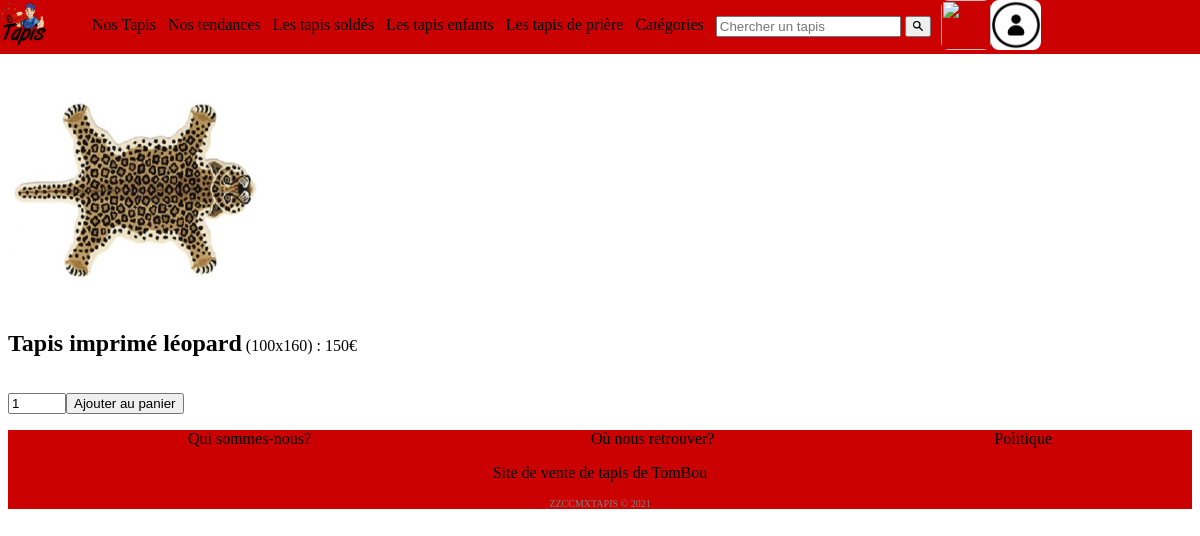
The app's page /index.php?action=read&id_tapis=3&controller=tapis with its own data.
### tables this page shows
CREATE TABLE `p_tapis` (
  `id_tapis` int(32) NOT NULL,
  `nom_tapis` varchar(64) NOT NULL,
  `largeur` float NOT NULL,
  `longueur` float NOT NULL,
  `prix` float NOT NULL,
  `coefficient_solde` float NOT NULL DEFAULT '1',
  `marque` varchar(32) NOT NULL,
  `stock` int(11) NOT NULL
);

### index.php (called while the page is built, shortened)
<?php
require_once 'controller/routeur.php';
?>

### model/Model.php (called while the page is built, shortened)
<?php
    class Model {
        private static $pdo = NULL;
        public static function init(){
            $login = Conf::getLogin();
            $password = Conf::getPassword();
            $hostname = Conf::getHostname();
            $database_name = Conf::getDatabase();
            try{
                self::$pdo = new PDO("mysql:host=$hostname;dbname=$database_name", $login, $password,
                         array(PDO::MYSQL_ATTR_INIT_COMMAND => "SET NAMES utf8"));
                self::$pdo->setAttribute(PDO::ATTR_ERRMODE, PDO::ERRMODE_EXCEPTION);
            }
            catch(PDOException $e) {
                  if (Conf::getDebug()) {
                    echo $e->getMessage();
                    }
                    else {
                        echo 'Une erreur est survenue <a href=""> retour a la page d\'accueil </a>';
                    }
                die();
            }
        }
        public static function getPDO(){
            return self::$pdo;
        }
        static public function select($primary_value) {
            try{
                $primary_key = static::$primary;
                $table_name = static::$object;
                $class_name = 'Model' . ucfirst($table_name);
                $table_name = 'p_' . static::$object;
                $sql = "SELECT * from $table_name WHERE $primary_key=:primary_value";
                $req_prep = Model::getPDO()->prepare($sql);
                $values = array(
                    "primary_value" => $primary_value,
                );
                $req_prep->execute($values);
                $req_prep->setFetchMode(PDO::FETCH_CLASS, "$class_name");
                $tab = $req_prep->fetchAll();
                return $tab[0];
            } catch (PDOException $e){
                return false;
                if (Conf::getDebug()){
                    echo $e->getMessage();
                } else {
                    echo 'Une erreur est survenue <a href=""> retour a la page d\'accueil </a>';
                }
                die();
            }
        }
    }
?>

### config/Conf.php (called while the page is built, shortened)
<?php
class Conf
{
    static private $databases = array('hostname'=>'','database'=>'','login'=>'','password'=>'');
    static public function getLogin(){
        return self::$databases['login'];
    }
    static public function getHostname(){
        return self::$databases['hostname'];
    }
    static public function getDataBase(){
        return self::$databases['database'];
    }
    static public function getPassword(){
        return self::$databases['password'];
    }
}

### model/ModelTapis.php (called while the page is built, shortened)
<?php
    require_once 'Model.php';
    class ModelTapis extends Model
    {
        private $id_tapis;
        private $nom_tapis;
        private $largeur;
        private $longueur;
        private $prix;
        private $coefficient_solde;
        private $marque;
        private $stock;
        public function getCoefficient_solde()
        {
            return $this->coefficient_solde;
        }
        public function getId_tapis()
        {
            return $this->id_tapis;
        }
        public function getStock()
        {
            return $this->stock;
        }
        public function toArray()
        {
            $data = array(
                'id_tapis' => $this->id_tapis,
                'nom_tapis' => $this->nom_tapis,
                'largeur' => $this->largeur,
                'longueur' => $this->longueur,
                'prix' => $this->prix,
                'coefficient_solde' => $this->coefficient_solde,
                'marque' => $this->marque,
                'stock' => $this->stock
            );
            return $data;
        }
        public static function qteTapisPanier($id){
            $produit =unserialize($_COOKIE['panier']);
            if (in_array($id,$produit[0])) {
                for ($i = 0; $i < sizeof($produit[0]); $i++) {
                    if ($produit[0][$i] == $id) {
                        return $produit[1][$i];
                    }
                }
            }else {
                return 0;
            }
        }
    }
?>

### view/tapis/detail.php (the view, shortened to what this page needs)
<?php
$data = $tapis->toArray();
$id_tapis = $tapis->getId_tapis();
$stock = $tapis->getStock();
$id_tapis_echappee = rawurlencode($id_tapis);
$qtePanier = $tapis->qteTapisPanier($id_tapis);
$stockReel = $stock-$qtePanier;
$prixSolde = $tapis->getPrix_solde();
$coef_solde = $tapis->getCoefficient_solde();
echo "<img src='ressources/$id_tapis_echappee.jpg'>";
if ($coef_solde != 0) {
    echo "<p><h2>" . htmlspecialchars($data['nom_tapis']) ."</h2> (" . htmlspecialchars($data['largeur']) . "x" . htmlspecialchars($data['longueur']) .
        ") : <span style='text-decoration: line-through;'>" . htmlspecialchars($data['prix']) . "€</span> " .
        htmlspecialchars($prixSolde) . "€ </p>" ;
} else {
    echo "<p><h2>" . htmlspecialchars($data['nom_tapis']) . "</h2> (" . htmlspecialchars($data['largeur']) . "x" . htmlspecialchars($data['longueur']) .
        ") : " . htmlspecialchars($data['prix']) . "€</p>";
}
echo "<form method='post' action='index.php?action=ajoutPanier&controller=panier'>";
if ($stockReel>0){
echo "<input type='number' id='qte' name='qte' min='1' max='$stockReel' value='1' style='width: 50px'>";
echo "<input type='submit' value='Ajouter au panier'/>";
echo "</form>";
}
else{
   echo "<p>Le tapis n'est plus en stock</p>";
}
?>

### css/general.css (style rules this page uses)
body { margin-top:60px; }
img { width: 250px; height: 200px; }
h2 { display: inline-block; }

### records on screen
p_tapis: nom_tapis "Tapis imprimé léopard", largeur "100", longueur "160", prix "150"
